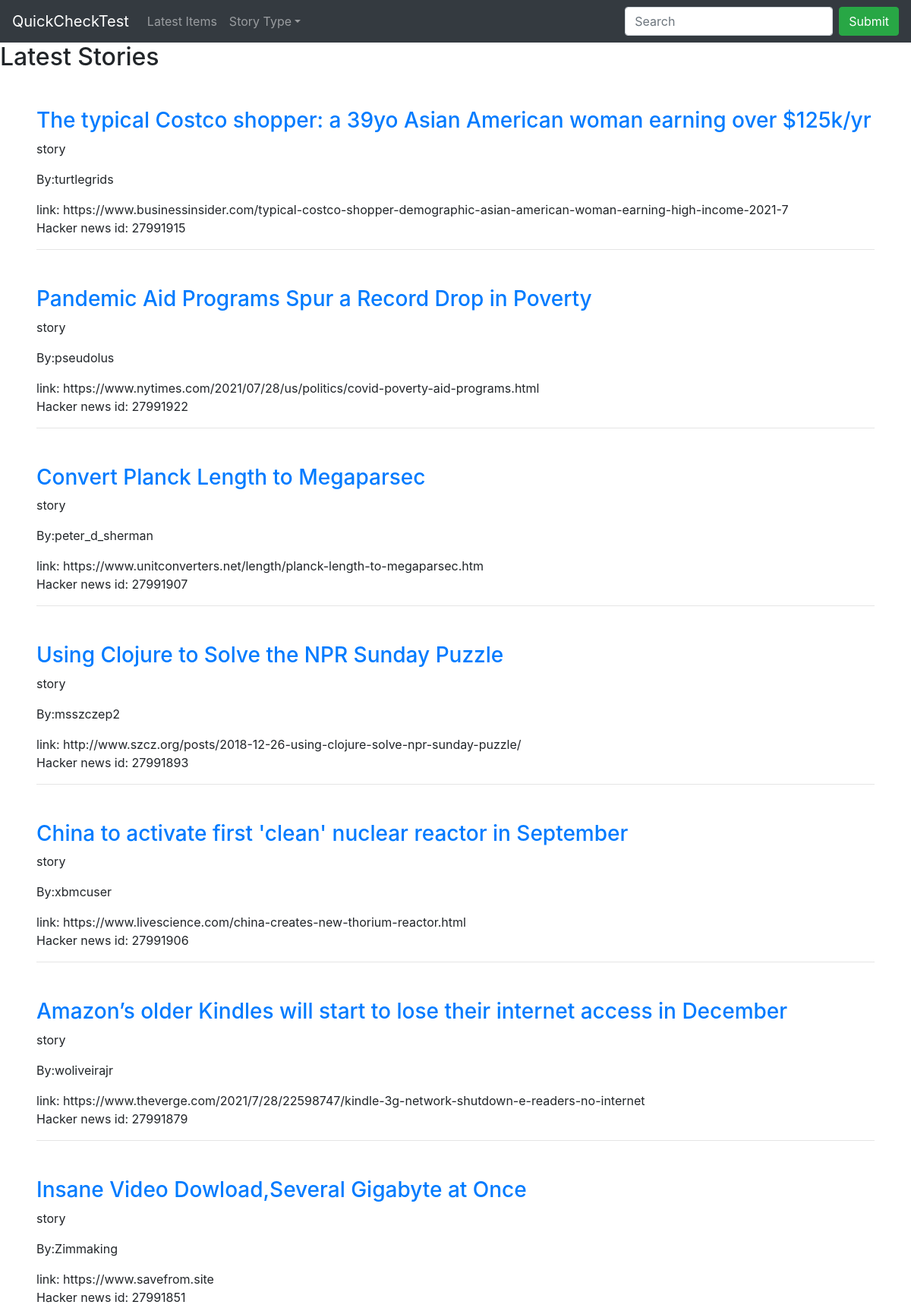
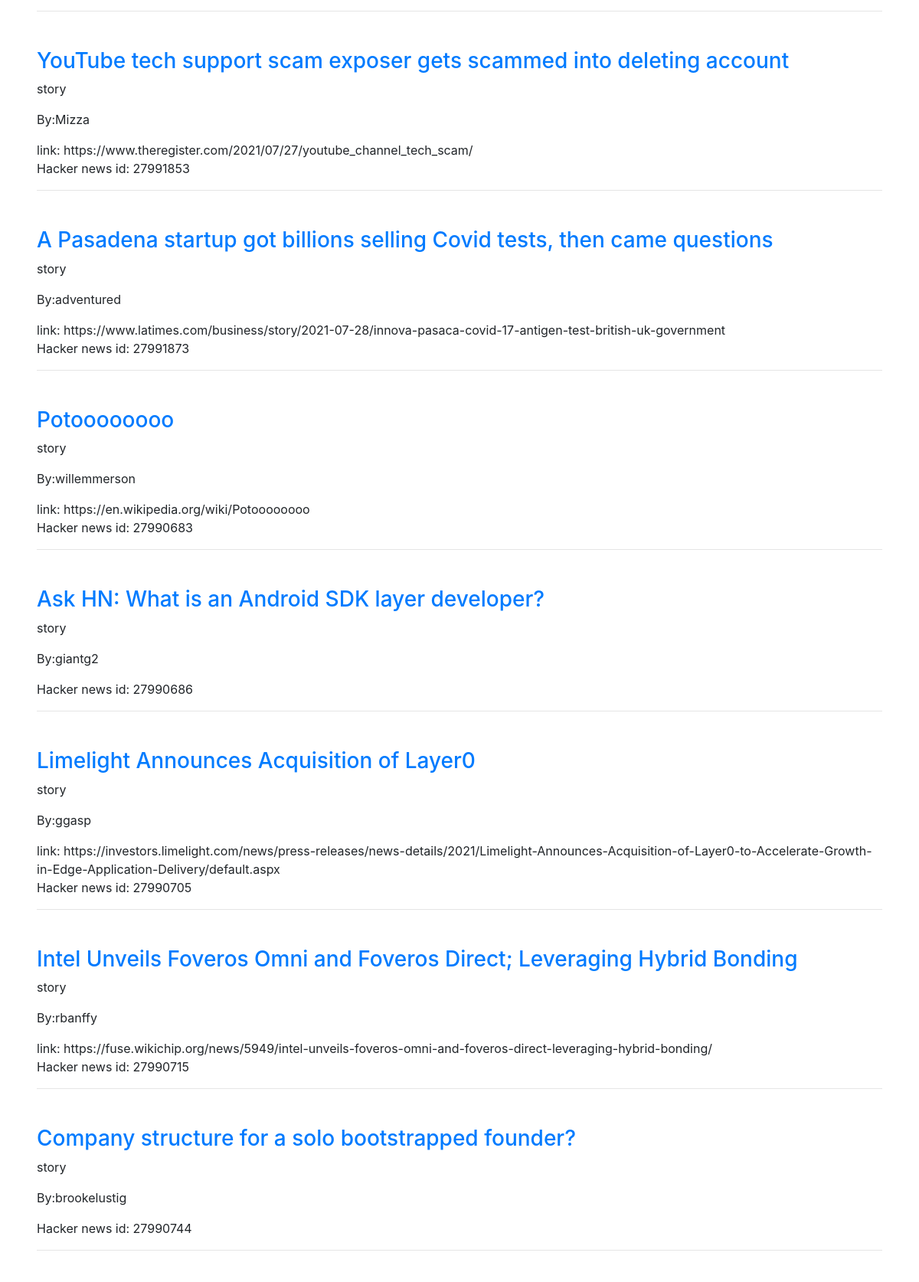
The page / (upper part) on the database its author committed (2 pictures, top to bottom).
### core/models.py (models this page shows)
class Base(models.Model):
    type_options = (
        ('job', 'job'),
        ('story', 'story'),
        ('comment', 'comment',),
        ('poll', 'poll'),
        ('pollopt', 'pollopt')
    )
    hacker_id = models.IntegerField(unique=True, null=True)
    time = models.DateTimeField(null=True)
    synced = models.DateTimeField(auto_now_add=True, null=True)
    type = models.CharField(choices=type_options, max_length=10)
    hn_deleted = models.BooleanField(default=False, null=True)
    author = models.CharField(max_length=200, null=True)
    text = models.CharField(max_length=5000, null=True)
    url = models.URLField(null=True)
    title = models.CharField(null=True, max_length=100)
    parent = models.ForeignKey('self', related_name='kids', on_delete=models.CASCADE, null=True)
    local = models.BooleanField(default=False)
    class Meta:
        ordering = ('-synced',)

### core/views.py (the view)
# urls.py: path('', views.latest_news, name='latest_stories'),
def latest_news(request):
    if request.method == 'GET':
        story_type = request.GET.get('type')
        if story_type:
            bases = Base.objects.filter(type=story_type)[:100]
        else:
            bases = Base.objects.filter(parent=None)[:100]
        posts = pagination(request, bases=bases)
        return render(request, template_name='latest_news.html', context={'bases': bases, 'posts': posts})

### core/utils.py (called while the page is built)
def pagination(request, bases):
    paginator = Paginator(bases, 10)
    page = request.GET.get('page')
    try:
        posts = paginator.page(page)
    except PageNotAnInteger:
        posts = paginator.page(1)
    except EmptyPage:
        posts = paginator.page(paginator.num_pages)
    return posts

### templates/latest_news.html (shortened to what this page needs)
{% extends 'base.html' %}
{% block content %}
    <h2>Latest Stories</h2>
    {% for base in bases %}
        <div class="m-5">
            {% if base.title %}
                <h3><a href="{% url 'story_detail'  base.id %}">{{ base.title }}</a></h3>
            {% endif %}
            <span>{{ base.type }}</span>
            <p>
            {% if base.author %}
                <p>By:{{ base.author }}</p>
            {% endif %}
            </p>
            {% if base.url %}
                link: {{ base.url }}
            {% endif %}
            <p>Hacker news id: {{ base.hacker_id }}</p>
            <hr>
        </div>
    {% endfor %}
{% endblock %}

### rows shown on the page
Base: title "The typical Costco shopper: a 39yo Asian American woman earning over $125k/yr", type "story", author "turtlegrids", url "https://www.businessinsider.com/typical-costco-shopper-demographic-asian-american-woman-earning-high-income-2021-7", hacker_id "27991915"
Base: title "Pandemic Aid Programs Spur a Record Drop in Poverty", type "story", author "pseudolus", url "https://www.nytimes.com/2021/07/28/us/politics/covid-poverty-aid-programs.html", hacker_id "27991922"
Base: title "Convert Planck Length to Megaparsec", type "story", author "peter_d_sherman", url "https://www.unitconverters.net/length/planck-length-to-megaparsec.htm", hacker_id "27991907"
Base: title "Using Clojure to Solve the NPR Sunday Puzzle", type "story", author "msszczep2", url "http://www.szcz.org/posts/2018-12-26-using-clojure-solve-npr-sunday-puzzle/", hacker_id "27991893"
Base: title "China to activate first 'clean' nuclear reactor in September", type "story", author "xbmcuser", url "https://www.livescience.com/china-creates-new-thorium-reactor.html", hacker_id "27991906"
Base: title "Amazon’s older Kindles will start to lose their internet access in December", type "story", author "woliveirajr", url "https://www.theverge.com/2021/7/28/22598747/kindle-3g-network-shutdown-e-readers-no-internet", hacker_id "27991879"
Base: title "Insane Video Dowload,Several Gigabyte at Once", type "story", author "Zimmaking", url "https://www.savefrom.site", hacker_id "27991851"
Base: title "YouTube tech support scam exposer gets scammed into deleting account", type "story", author "Mizza", url "https://www.theregister.com/2021/07/27/youtube_channel_tech_scam/", hacker_id "27991853"
Base: title "A Pasadena startup got billions selling Covid tests, then came questions", type "story", author "adventured", url "https://www.latimes.com/business/story/2021-07-28/innova-pasaca-covid-17-antigen-test-british-uk-government", hacker_id "27991873"
Base: title "Potoooooooo", type "story", author "willemmerson", url "https://en.wikipedia.org/wiki/Potoooooooo", hacker_id "27990683"
Base: title "Ask HN: What is an Android SDK layer developer?", type "story", author "giantg2", hacker_id "27990686"
Base: title "Limelight Announces Acquisition of Layer0", type "story", author "ggasp", url "https://investors.limelight.com/news/press-releases/news-details/2021/Limelight-Announces-Acquisition-of-Layer0-to-Accelerate-Growth-in-Edge-Application-Delivery/default.aspx", hacker_id "27990705"
Base: title "Intel Unveils Foveros Omni and Foveros Direct; Leveraging Hybrid Bonding", type "story", author "rbanffy", url "https://fuse.wikichip.org/news/5949/intel-unveils-foveros-omni-and-foveros-direct-leveraging-hybrid-bonding/", hacker_id "27990715"
Base: title "Company structure for a solo bootstrapped founder?", type "story", author "brookelustig", hacker_id "27990744"
